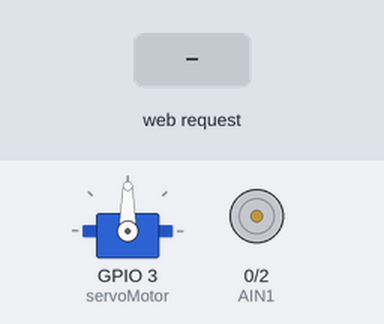
A sketch run on a simulated ESP8266 (NodeMCU). Parts: servo, motor-driver pin pairs drawn as motors (green arrow = first pin HIGH = forward, orange = second pin HIGH = backward, longer = more drive). The inputs (shaded band) are chosen by the test bench. What the sketch prints to the serial monitor is not drawn.

Above: at 1.2 s.
1.3 s: HTTP request GET /adelante received
At 2.5 s:
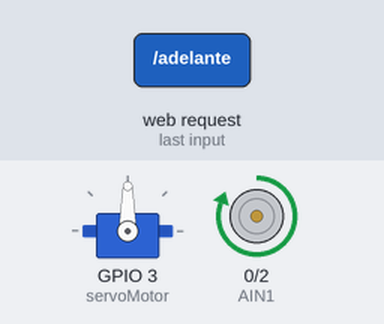
2.8 s: HTTP request GET /atras received
At 3.9 s:
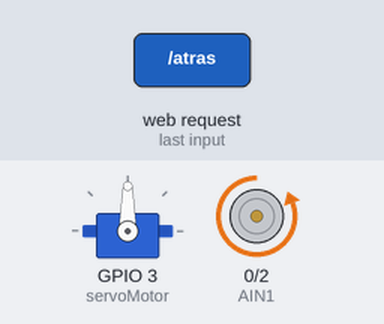
4.3 s: HTTP request GET /servo/ received
At 5.0 s:
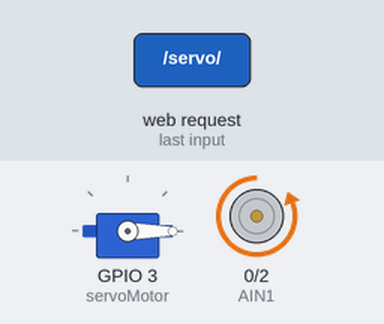
5.8 s: HTTP request GET /stop received
At 6.1 s:
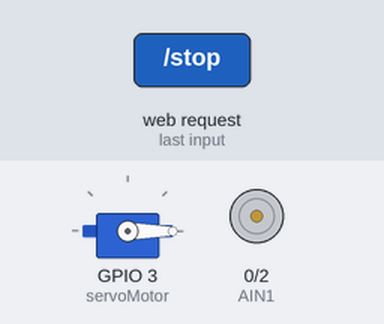
7.3 s: HTTP request GET /adelante received
At 8.5 s:
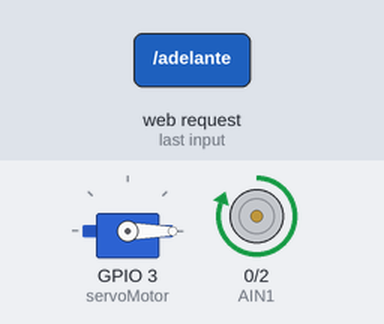
Timing chart, 0 to 9.8 s (numbered marks = the images above; inputs shaded):
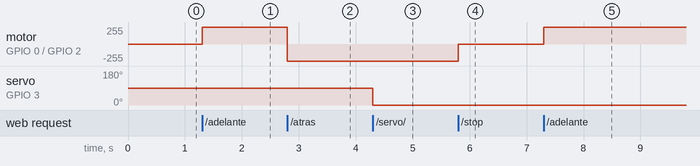

The sketch:

Prueba_Control_R4.ino
```cpp
#include <ESP8266WiFi.h>
//#include <ESP8266Servo.h>
#include <Servo.h>

// 🔹 Pines del motor y servo
int AIN1 = 0;   // GPIO0 - motor dirección
int AIN2 = 2;   // GPIO2 - motor dirección
Servo servoMotor;

WiFiServer server(80);

void setup() {
  pinMode(AIN1, OUTPUT);
  pinMode(AIN2, OUTPUT);
  servoMotor.attach(3); // GPIO3 - señal servo

  //Serial.begin(9600);

  // 🔹 Configurar ESP8266 como Access Point
  WiFi.mode(WIFI_AP);
  WiFi.softAP("Control-Motor", "12345678"); // SSID y contraseña

  Serial.println("✅ Punto de acceso creado");
  Serial.print("🌐 IP del ESP: ");
  Serial.println(WiFi.softAPIP());

  server.begin();
}

void loop() {
  WiFiClient client = server.available();
  if (!client) return;
  while (!client.available()) delay(1);

  String request = client.readStringUntil('\r');
  client.flush();

  // 🔹 Control del motor
  if (request.indexOf("/adelante") != -1) {
    digitalWrite(AIN1, HIGH);
    digitalWrite(AIN2, LOW);
  }
  if (request.indexOf("/atras") != -1) {
    digitalWrite(AIN1, LOW);
    digitalWrite(AIN2, HIGH);
  }
  if (request.indexOf("/stop") != -1) {
    digitalWrite(AIN1, LOW);
    digitalWrite(AIN2, LOW);
  }

  // 🔹 Control del servo
  if (request.indexOf("/servo/") != -1) {
    int pos = request.substring(request.indexOf("/servo/") + 7).toInt();
    servoMotor.write(pos);
  }

  // 🔹 Interfaz web HTML
  client.println("HTTP/1.1 200 OK");
  client.println("Content-Type: text/html");
  client.println();
  client.println(R"rawliteral(
<!DOCTYPE html>
<html>
<head>
  <meta charset="utf-8">
  <title>Control Motor y Servo</title>
  <style>
    body { background:#101820; color:#F2AA4C; font-family:Arial,sans-serif; text-align:center; margin-top:40px; }
    h1 { font-size:28px; margin-bottom:20px; }
    button { background:#F2AA4C; color:#101820; border:none; padding:15px 30px; margin:10px; font-size:18px; border-radius:12px; cursor:pointer; transition:0.2s; }
    button:hover { background:#FFD580; }
    .slider { width:70%; margin-top:25px; }
    .servo-label { font-size:18px; margin-top:15px; }
  </style>
</head>
<body>
  <h1>🚀 Control Motor y Servo</h1>
  <div>
    <button onclick="sendCmd('adelante')">⬆️ Adelante</button>
    <button onclick="sendCmd('stop')">⏹️ Detener</button>
    <button onclick="sendCmd('atras')">⬇️ Atrás</button>
  </div>
  <div class="servo-label">Ángulo del Servo: <span id="servoValue">90</span>°</div>
  <input type="range" min="0" max="180" value="90" class="slider" id="servoSlider"
         oninput="updateServo(this.value)">
  <script>
    function sendCmd(cmd){ fetch('/'+cmd); }
    function updateServo(val){ document.getElementById('servoValue').innerText=val; fetch('/servo/'+val); }
  </script>
</body>
</html>
)rawliteral");
  delay(1);
}
```

Measured:
- after the input at 1.3 s, motor on GPIO 0 (AIN1) / GPIO 2 (AIN2): stopped → forward 255/255 at once
- after the input at 2.8 s, motor on GPIO 0 (AIN1) / GPIO 2 (AIN2): forward 255/255 → backward 255/255 at once
- after the input at 4.3 s, servo on GPIO 3 (servoMotor): 90° → 0° at once
- after the input at 5.8 s, motor on GPIO 0 (AIN1) / GPIO 2 (AIN2): backward 255/255 → stopped at once
- after the input at 7.3 s, motor on GPIO 0 (AIN1) / GPIO 2 (AIN2): stopped → forward 255/255 at once
